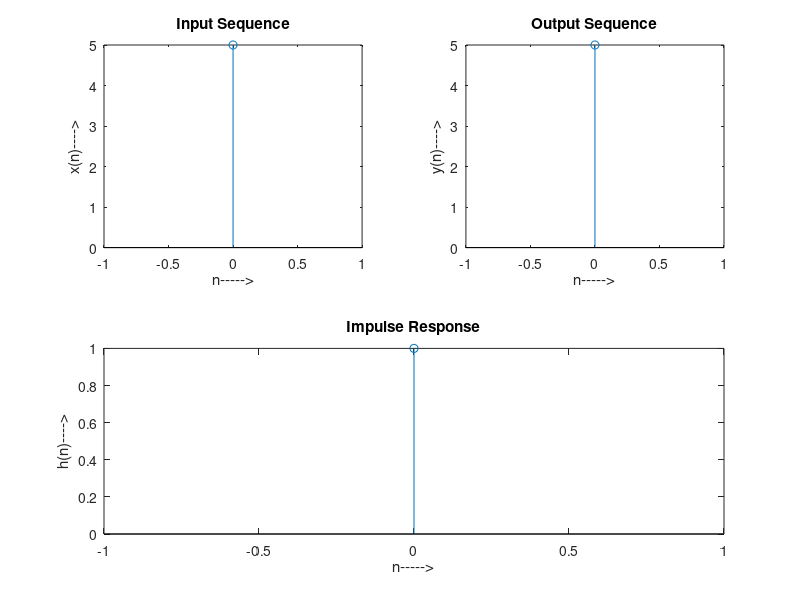

MATLAB code for this plot:
clc; close all;

x = input('Enter the input sequence x(n):');
y = input('Enter the output sequence y(n):');

h = deconv(y,x);

disp('The impulse response is :'); disp(h);

%Plot the input sequence
n = 0:length(x) - 1;
subplot(2,2,1), stem(n,x);
title('Input Sequence');
xlabel('n----->'); ylabel('x(n)---->');

%Plot the output sequence
n = 0:length(y) - 1;
subplot(2,2,2), stem(n,y);
title('Output Sequence');
xlabel('n----->'); ylabel('y(n)---->');

%Plot the impulse response
n = 0:length(h) - 1;
subplot(2,1,2); stem(n,h);
title('Impulse Response');
xlabel('n----->'); ylabel('h(n)---->');
